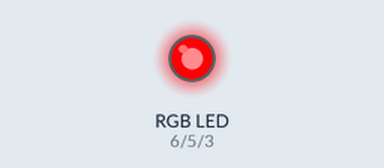
Simulated run of this sketch. Board: Arduino Uno, built with avr-gcc and run on an emulated ATmega328P. On the bench: an RGB LED mixed from three pins (HIGH = lit). Dim RGB values are drawn brighter than linear.

Above: at 0.05 s.
At 0.9 s:
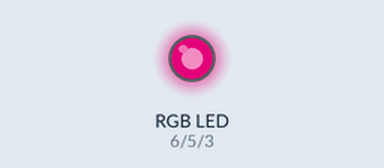
At 1.8 s:
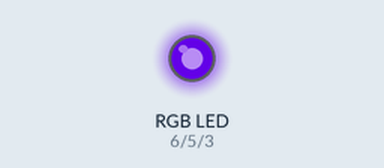
At 3.6 s:
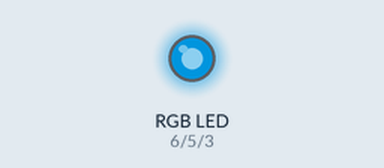
At 5.4 s:
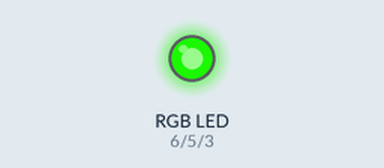
At 7.2 s:
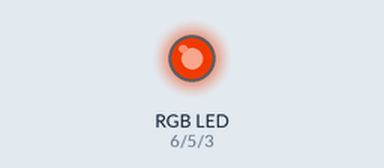
Timing chart, 0 to 10.0 s (numbered marks = the images above):
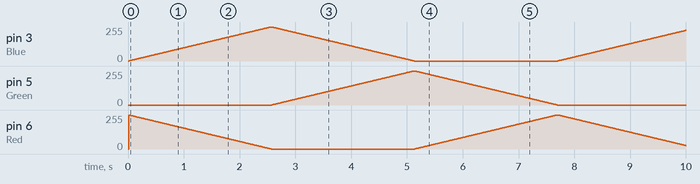

The sketch:

software.ino
```cpp
void changeColor(int pin, int previous){
  for (int color = 0; color <= 255; color++) {
    analogWrite(pin, color);
    delay(10);
    analogWrite(previous, 255 - color);
  }
}

void setup() {
  // put your setup code here, to run once:
  pinMode(3, OUTPUT); // Blue
  pinMode(5, OUTPUT); // Green
  pinMode(6, OUTPUT); // Red

}

void loop() {
  // put your main code here, to run repeatedly:
  changeColor(3, 6);
  changeColor(5, 3);
  changeColor(6, 5);

}
```
